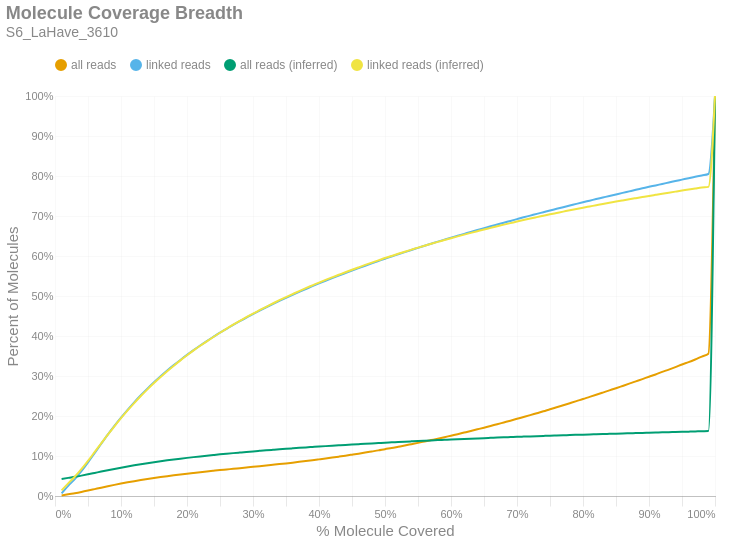

Source (notebook cell):
### Markdown cell above
### Molecule Read Coverage
This chart shows molecule coverage breadth as computed by the number of bases aligned to that molecule. In other words, "*how much of each unique long molecule is actually sequenced/aligned?*" Keep in mind there is a distinction between sequences and alignments, since some sequences belonging to a particular molecule may not align well and wouldn't appear in the alignment data. This chart also shows molecule coverage breadth as computed by the *inferred fragment* from which the aligned sequences originate. Unlike read coverage, this calculation takes into account the total insert size, including unsequenced gaps between the forward and reverse reads. Like the previous figures, these are cumulative percents.

### Code cell
if SKIPLR:
    print_html(f"Skipped")
else:
    binned_df = consolidated_hist(valids['coverage_bp'], mask, 0.01, True)
    binned_df_inf = consolidated_hist(valids['coverage_inserts'], mask, 0.01, True)
    binned_df = binned_df.with_columns(pl.lit(binned_df_inf['all reads (cumsum)']).alias('all reads (inferred)'))
    binned_df = binned_df.with_columns(pl.lit(binned_df_inf['linked reads (cumsum)']).alias('linked reads (inferred)'))
    binned_df = binned_df.with_columns(
        (pl.col('bin').cast(pl.Float64) + 0.01).alias('right_edge')
    )

    with SafeRender(binned_df):
        (
            density_plot(binned_df, 'Molecule Coverage Breadth', samplename, 'molcov', ['all reads (inferred)','linked reads (inferred)'])
            .encode(
                #x=alt.X('bin:Q', title="% Molecule Covered").axis(format = '%').scale(padding=0),
                x=alt.X('right_edge:Q', title="% Molecule Covered").axis(format='%').scale(padding=0),
                y=alt.Y('value:Q', title='Percent of Molecules')
                    .axis(format='%')
                    .stack(False)
                    .scale(domainMin=0, padding=0),
                color=alt.Color("key:N").scale(domain = ["all reads", "linked reads", "all reads (inferred)", "linked reads (inferred)"]),
                tooltip = [
                    alt.Tooltip("key:N", title = "Data Type"),
                    alt.Tooltip("range_label:N", title="% Molecule Covered"),
                    alt.Tooltip("value:Q", format = ".2%", title="% Molecules")
                ]
            )
        ).display()

### Figure 1 — Vega-Lite specification as saved in the notebook (floating-point values rounded to 4 significant figures)
{"width": "container", "height": 400, "config": {"title": {"anchor": "start", "dy": -15, "fontSize": 18, "color": "#888888", "subtitleColor": "#888888", "subtitleFontSize": 14}, "arc": {"fill": "#0072B2"}, "axis": {"domainColor": "#888888", "domainWidth": 0.5, "gridWidth": 0.2, "grid": false, "titleFontWeight": 400, "titleFontSize": 15, "labelFontSize": 11, "labelColor": "#888888", "tickColor": "#888888", "tickWidth": 0.2, "titleColor": "#888888"}, "axisBand": {"grid": false}, "axisX": {"grid": true, "tickSize": 10, "domainCap": "round"}, "axisY": {"domain": false, "grid": true, "tickSize": 0, "domainCap": "round"}, "background": "transparent", "header": {"labelFontSize": 15, "labelColor": "#888888", "titleFontSize": 15, "titleFontWeight": 600, "titleColor": "#888888"}, "legend": {"labelFont": "sans-serif", "labelFontSize": 12, "labelColor": "#888888", "symbolSize": 100, "symbolType": "circle", "titleFontSize": 12, "titlePadding": 10, "titleColor": "#888888", "title": null, "orient": "top"}, "range": {"category": ["#E69F00", "#56B4E9", "#009E73", "#F0E442", "#0072B2", "#D55E00", "#CC79A7", "#000000"], "diverging": ["#cfe8f3", "#a2d4ec", "#73bfe2", "#46abdb", "#1696d2", "#12719e"]}, "area": {"fill": "#0072B2", "fillOpacity": 0.7, "line": true, "strokeOpacity": 0.7}, "line": {"color": "#0072B2", "stroke": "#0072B2", "strokeWidth": 2}, "trail": {"color": "#0072B2", "stroke": "#0072B2", "strokeWidth": 0, "size": 1}, "point": {"filled": true, "fillOpacity": 1.0, "size": 95}, "text": {"color": "#888888", "fontSize": 11, "align": "right", "fontWeight": 400, "size": 11}, "bar": {"fill": "#0072B2", "stroke": null}, "view": {"stroke": null, "continuousWidth": 660, "continuousHeight": 400}}, "data": {"name": "data-43b43ba6545f3eb8e1b36afc91cd2b27"}, "mark": {"type": "line", "interpolate": "monotone", "point": {"opacity": 0, "size": 275}}, "encoding": {"color": {"field": "key", "scale": {"domain": ["all reads", "linked reads", "all reads (inferred)", "linked reads (inferred)"]}, "type": "nominal"}, "tooltip": [{"field": "key", "title": "Data Type", "type": "nominal"}, {"field": "range_label", "title": "% Molecule Covered", "type": "nominal"}, {"field": "value", "format": ".2%", "title": "% Molecules", "type": "quantitative"}], "x": {"axis": {"format": "%"}, "field": "right_edge", "scale": {"padding": 0}, "title": "% Molecule Covered", "type": "quantitative"}, "y": {"axis": {"format": "%"}, "field": "value", "scale": {"domainMin": 0, "padding": 0}, "stack": false, "title": "Percent of Molecules", "type": "quantitative"}}, "params": [{"name": "param_c36ac31b6afebe62", "select": {"type": "point", "fields": ["key"]}, "bind": "legend"}], "title": {"text": "Molecule Coverage Breadth", "subtitle": "S6_LaHave_3610"}, "transform": [{"fold": ["all reads (cumsum)", "linked reads (cumsum)", "all reads (inferred)", "linked reads (inferred)"]}, {"calculate": "replace(datum.key, ' (cumsum)', '')", "as": "key"}, {"filter": {"param": "param_c36ac31b6afebe62"}}], "usermeta": {"embedOptions": {"downloadFileName": "S6_LaHave_3610.molcov"}}, "$schema": "https://vega.github.io/schema/vega-lite/v6.1.0.json", "datasets": {"data-43b43ba6545f3eb8e1b36afc91cd2b27": [{"bin": "0.0", "interval": "0.0-0.01", "all reads": 0.001177, "linked reads": 0.006568, "all reads (cumsum)": 0.001177, "linked reads (cumsum)": 0.006568, "range_label": "0.0-0.01", "all reads (inferred)": 0.04253, "linked reads (inferred)": 0.01399, "right_edge": 0.01}, {"bin": "0.01", "interval": "0.01-0.02", "all reads": 0.003053, "linked reads": 0.01886, "all reads (cumsum)": 0.00423, "linked reads (cumsum)": 0.02543, "range_label": "0.01-0.02", "all reads (inferred)": 0.04534, "linked reads (inferred)": 0.03152, "right_edge": 0.02}, {"bin": "0.02", "interval": "0.02-0.03", "all reads": 0.002728, "linked reads": 0.01701, "all reads (cumsum)": 0.006958, "linked reads (cumsum)": 0.04244, "range_label": "0.02-0.03", "all reads (inferred)": 0.04799, "linked reads (inferred)": 0.04813, "right_edge": 0.03}, {"bin": "0.03", "interval": "0.03-0.04", "all reads": 0.003123, "linked reads": 0.01957, "all reads (cumsum)": 0.01008, "linked reads (cumsum)": 0.06201, "range_label": "0.03-0.04", "all reads (inferred)": 0.05097, "linked reads (inferred)": 0.06703, "right_edge": 0.04}, {"bin": "0.04", "interval": "0.04-0.05", "all reads": 0.003473, "linked reads": 0.02202, "all reads (cumsum)": 0.01355, "linked reads (cumsum)": 0.08403, "range_label": "0.04-0.05", "all reads (inferred)": 0.05424, "linked reads (inferred)": 0.08781, "right_edge": 0.05}, {"bin": "0.05", "interval": "0.05-0.06", "all reads": 0.003652, "linked reads": 0.02319, "all reads (cumsum)": 0.01721, "linked reads (cumsum)": 0.1072, "range_label": "0.05-0.06", "all reads (inferred)": 0.05765, "linked reads (inferred)": 0.1096, "right_edge": 0.06}, {"bin": "0.06", "interval": "0.06-0.07", "all reads": 0.00367, "linked reads": 0.02342, "all reads (cumsum)": 0.02088, "linked reads (cumsum)": 0.1306, "range_label": "0.06-0.07", "all reads (inferred)": 0.06109, "linked reads (inferred)": 0.1316, "right_edge": 0.07}, {"bin": "0.07", "interval": "0.07-0.08", "all reads": 0.003572, "linked reads": 0.02285, "all reads (cumsum)": 0.02445, "linked reads (cumsum)": 0.1535, "range_label": "0.07-0.08", "all reads (inferred)": 0.06446, "linked reads (inferred)": 0.1533, "right_edge": 0.08}, {"bin": "0.08", "interval": "0.08-0.09", "all reads": 0.003387, "linked reads": 0.02165, "all reads (cumsum)": 0.02783, "linked reads (cumsum)": 0.1751, "range_label": "0.08-0.09", "all reads (inferred)": 0.06774, "linked reads (inferred)": 0.1744, "right_edge": 0.09}, {"bin": "0.09", "interval": "0.09-0.1", "all reads": 0.003236, "linked reads": 0.02068, "all reads (cumsum)": 0.03107, "linked reads (cumsum)": 0.1958, "range_label": "0.09-0.1", "all reads (inferred)": 0.07087, "linked reads (inferred)": 0.1946, "right_edge": 0.1}, {"bin": "0.1", "interval": "0.1-0.11", "all reads": 0.003082, "linked reads": 0.01966, "all reads (cumsum)": 0.03415, "linked reads (cumsum)": 0.2155, "range_label": "0.1-0.11", "all reads (inferred)": 0.07388, "linked reads (inferred)": 0.2139, "right_edge": 0.11}, {"bin": "0.11", "interval": "0.11-0.12", "all reads": 0.002933, "linked reads": 0.0187, "all reads (cumsum)": 0.03709, "linked reads (cumsum)": 0.2342, "range_label": "0.11-0.12", "all reads (inferred)": 0.07673, "linked reads (inferred)": 0.2323, "right_edge": 0.12}, {"bin": "0.12", "interval": "0.12-0.13", "all reads": 0.002756, "linked reads": 0.01757, "all reads (cumsum)": 0.03984, "linked reads (cumsum)": 0.2518, "range_label": "0.12-0.13", "all reads (inferred)": 0.07946, "linked reads (inferred)": 0.2498, "right_edge": 0.13}, {"bin": "0.13", "interval": "0.13-0.14", "all reads": 0.002601, "linked reads": 0.01659, "all reads (cumsum)": 0.04244, "linked reads (cumsum)": 0.2684, "range_label": "0.13-0.14", "all reads (inferred)": 0.08207, "linked reads (inferred)": 0.2667, "right_edge": 0.14}, {"bin": "0.14", "interval": "0.14-0.15", "all reads": 0.002482, "linked reads": 0.01583, "all reads (cumsum)": 0.04492, "linked reads (cumsum)": 0.2842, "range_label": "0.14-0.15", "all reads (inferred)": 0.08453, "linked reads (inferred)": 0.2825, "right_edge": 0.15}, {"bin": "0.15", "interval": "0.15-0.16", "all reads": 0.002367, "linked reads": 0.01505, "all reads (cumsum)": 0.04729, "linked reads (cumsum)": 0.2992, "range_label": "0.15-0.16", "all reads (inferred)": 0.08687, "linked reads (inferred)": 0.2975, "right_edge": 0.16}, {"bin": "0.16", "interval": "0.16-0.17", "all reads": 0.002268, "linked reads": 0.0144, "all reads (cumsum)": 0.04956, "linked reads (cumsum)": 0.3136, "range_label": "0.16-0.17", "all reads (inferred)": 0.08912, "linked reads (inferred)": 0.312, "right_edge": 0.17}, {"bin": "0.17", "interval": "0.17-0.18", "all reads": 0.002138, "linked reads": 0.01349, "all reads (cumsum)": 0.0517, "linked reads (cumsum)": 0.3271, "range_label": "0.17-0.18", "all reads (inferred)": 0.09126, "linked reads (inferred)": 0.3258, "right_edge": 0.18}, {"bin": "0.18", "interval": "0.18-0.19", "all reads": 0.002062, "linked reads": 0.013, "all reads (cumsum)": 0.05376, "linked reads (cumsum)": 0.3401, "range_label": "0.18-0.19", "all reads (inferred)": 0.09333, "linked reads (inferred)": 0.3391, "right_edge": 0.19}, {"bin": "0.19", "interval": "0.19-0.2", "all reads": 0.002003, "linked reads": 0.01256, "all reads (cumsum)": 0.05576, "linked reads (cumsum)": 0.3527, "range_label": "0.19-0.2", "all reads (inferred)": 0.09531, "linked reads (inferred)": 0.3518, "right_edge": 0.2}, {"bin": "0.2", "interval": "0.2-0.21", "all reads": 0.001902, "linked reads": 0.01191, "all reads (cumsum)": 0.05767, "linked reads (cumsum)": 0.3646, "range_label": "0.2-0.21", "all reads (inferred)": 0.0972, "linked reads (inferred)": 0.364, "right_edge": 0.21}, {"bin": "0.21", "interval": "0.21-0.22", "all reads": 0.00186, "linked reads": 0.01158, "all reads (cumsum)": 0.05953, "linked reads (cumsum)": 0.3762, "range_label": "0.21-0.22", "all reads (inferred)": 0.099, "linked reads (inferred)": 0.3756, "right_edge": 0.22}, {"bin": "0.22", "interval": "0.22-0.23", "all reads": 0.001789, "linked reads": 0.01108, "all reads (cumsum)": 0.06131, "linked reads (cumsum)": 0.3873, "range_label": "0.22-0.23", "all reads (inferred)": 0.1007, "linked reads (inferred)": 0.3866, "right_edge": 0.23}, {"bin": "0.23", "interval": "0.23-0.24", "all reads": 0.00174, "linked reads": 0.01066, "all reads (cumsum)": 0.06305, "linked reads (cumsum)": 0.3979, "range_label": "0.23-0.24", "all reads (inferred)": 0.1024, "linked reads (inferred)": 0.3975, "right_edge": 0.24}, {"bin": "0.24", "interval": "0.24-0.25", "all reads": 0.001719, "linked reads": 0.01047, "all reads (cumsum)": 0.06477, "linked reads (cumsum)": 0.4084, "range_label": "0.24-0.25", "all reads (inferred)": 0.1041, "linked reads (inferred)": 0.4082, "right_edge": 0.25}, {"bin": "0.25", "interval": "0.25-0.26", "all reads": 0.001604, "linked reads": 0.00963, "all reads (cumsum)": 0.06638, "linked reads (cumsum)": 0.418, "range_label": "0.25-0.26", "all reads (inferred)": 0.1057, "linked reads (inferred)": 0.4183, "right_edge": 0.26}, {"bin": "0.26", "interval": "0.26-0.27", "all reads": 0.001626, "linked reads": 0.009712, "all reads (cumsum)": 0.068, "linked reads (cumsum)": 0.4277, "range_label": "0.26-0.27", "all reads (inferred)": 0.1072, "linked reads (inferred)": 0.4282, "right_edge": 0.27}, {"bin": "0.27", "interval": "0.27-0.28", "all reads": 0.001607, "linked reads": 0.009341, "all reads (cumsum)": 0.06961, "linked reads (cumsum)": 0.4371, "range_label": "0.27-0.28", "all reads (inferred)": 0.1087, "linked reads (inferred)": 0.4377, "right_edge": 0.28}, {"bin": "0.28", "interval": "0.28-0.29", "all reads": 0.001615, "linked reads": 0.009089, "all reads (cumsum)": 0.07123, "linked reads (cumsum)": 0.4462, "range_label": "0.28-0.29", "all reads (inferred)": 0.1101, "linked reads (inferred)": 0.4471, "right_edge": 0.29}, {"bin": "0.29", "interval": "0.29-0.3", "all reads": 0.001622, "linked reads": 0.008725, "all reads (cumsum)": 0.07285, "linked reads (cumsum)": 0.4549, "range_label": "0.29-0.3", "all reads (inferred)": 0.1115, "linked reads (inferred)": 0.456, "right_edge": 0.3}, {"bin": "0.3", "interval": "0.3-0.31", "all reads": 0.001667, "linked reads": 0.008632, "all reads (cumsum)": 0.07451, "linked reads (cumsum)": 0.4635, "range_label": "0.3-0.31", "all reads (inferred)": 0.1129, "linked reads (inferred)": 0.4646, "right_edge": 0.31}, {"bin": "0.31", "interval": "0.31-0.32", "all reads": 0.001698, "linked reads": 0.008318, "all reads (cumsum)": 0.07621, "linked reads (cumsum)": 0.4718, "range_label": "0.31-0.32", "all reads (inferred)": 0.1142, "linked reads (inferred)": 0.4731, "right_edge": 0.32}, {"bin": "0.32", "interval": "0.32-0.33", "all reads": 0.001745, "linked reads": 0.00815, "all reads (cumsum)": 0.07796, "linked reads (cumsum)": 0.48, "range_label": "0.32-0.33", "all reads (inferred)": 0.1155, "linked reads (inferred)": 0.4813, "right_edge": 0.33}, {"bin": "0.33", "interval": "0.33-0.34", "all reads": 0.001751, "linked reads": 0.007825, "all reads (cumsum)": 0.07971, "linked reads (cumsum)": 0.4878, "range_label": "0.33-0.34", "all reads (inferred)": 0.1167, "linked reads (inferred)": 0.4894, "right_edge": 0.34}, {"bin": "0.34", "interval": "0.34-0.35", "all reads": 0.001822, "linked reads": 0.007661, "all reads (cumsum)": 0.08153, "linked reads (cumsum)": 0.4955, "range_label": "0.34-0.35", "all reads (inferred)": 0.118, "linked reads (inferred)": 0.4973, "right_edge": 0.35}, {"bin": "0.35", "interval": "0.35-0.36", "all reads": 0.001876, "linked reads": 0.007518, "all reads (cumsum)": 0.08341, "linked reads (cumsum)": 0.503, "range_label": "0.35-0.36", "all reads (inferred)": 0.1192, "linked reads (inferred)": 0.5049, "right_edge": 0.36}, {"bin": "0.36", "interval": "0.36-0.37", "all reads": 0.001938, "linked reads": 0.007367, "all reads (cumsum)": 0.08534, "linked reads (cumsum)": 0.5104, "range_label": "0.36-0.37", "all reads (inferred)": 0.1203, "linked reads (inferred)": 0.5124, "right_edge": 0.37}, {"bin": "0.37", "interval": "0.37-0.38", "all reads": 0.001984, "linked reads": 0.007148, "all reads (cumsum)": 0.08733, "linked reads (cumsum)": 0.5175, "range_label": "0.37-0.38", "all reads (inferred)": 0.1215, "linked reads (inferred)": 0.5196, "right_edge": 0.38}, {"bin": "0.38", "interval": "0.38-0.39", "all reads": 0.002062, "linked reads": 0.007116, "all reads (cumsum)": 0.08939, "linked reads (cumsum)": 0.5246, "range_label": "0.38-0.39", "all reads (inferred)": 0.1226, "linked reads (inferred)": 0.5266, "right_edge": 0.39}, {"bin": "0.39", "interval": "0.39-0.4", "all reads": 0.002155, "linked reads": 0.006898, "all reads (cumsum)": 0.09155, "linked reads (cumsum)": 0.5315, "range_label": "0.39-0.4", "all reads (inferred)": 0.1236, "linked reads (inferred)": 0.5335, "right_edge": 0.4}, {"bin": "0.4", "interval": "0.4-0.41", "all reads": 0.002185, "linked reads": 0.006636, "all reads (cumsum)": 0.09373, "linked reads (cumsum)": 0.5382, "range_label": "0.4-0.41", "all reads (inferred)": 0.1247, "linked reads (inferred)": 0.5402, "right_edge": 0.41}, {"bin": "0.41", "interval": "0.41-0.42", "all reads": 0.002285, "linked reads": 0.006565, "all reads (cumsum)": 0.09601, "linked reads (cumsum)": 0.5447, "range_label": "0.41-0.42", "all reads (inferred)": 0.1257, "linked reads (inferred)": 0.5467, "right_edge": 0.42}, {"bin": "0.42", "interval": "0.42-0.43", "all reads": 0.002365, "linked reads": 0.0064, "all reads (cumsum)": 0.09838, "linked reads (cumsum)": 0.5511, "range_label": "0.42-0.43", "all reads (inferred)": 0.1267, "linked reads (inferred)": 0.5531, "right_edge": 0.43}, {"bin": "0.43", "interval": "0.43-0.44", "all reads": 0.002413, "linked reads": 0.006282, "all reads (cumsum)": 0.1008, "linked reads (cumsum)": 0.5574, "range_label": "0.43-0.44", "all reads (inferred)": 0.1277, "linked reads (inferred)": 0.5594, "right_edge": 0.44}, {"bin": "0.44", "interval": "0.44-0.45", "all reads": 0.002518, "linked reads": 0.006231, "all reads (cumsum)": 0.1033, "linked reads (cumsum)": 0.5636, "range_label": "0.44-0.45", "all reads (inferred)": 0.1287, "linked reads (inferred)": 0.5656, "right_edge": 0.45}, {"bin": "0.45", "interval": "0.45-0.46", "all reads": 0.002554, "linked reads": 0.006049, "all reads (cumsum)": 0.1059, "linked reads (cumsum)": 0.5697, "range_label": "0.45-0.46", "all reads (inferred)": 0.1296, "linked reads (inferred)": 0.5717, "right_edge": 0.46}, {"bin": "0.46", "interval": "0.46-0.47", "all reads": 0.00265, "linked reads": 0.00594, "all reads (cumsum)": 0.1085, "linked reads (cumsum)": 0.5756, "range_label": "0.46-0.47", "all reads (inferred)": 0.1306, "linked reads (inferred)": 0.5777, "right_edge": 0.47}, {"bin": "0.47", "interval": "0.47-0.48", "all reads": 0.002758, "linked reads": 0.005879, "all reads (cumsum)": 0.1113, "linked reads (cumsum)": 0.5815, "range_label": "0.47-0.48", "all reads (inferred)": 0.1315, "linked reads (inferred)": 0.5835, "right_edge": 0.48}, {"bin": "0.48", "interval": "0.48-0.49", "all reads": 0.002764, "linked reads": 0.005828, "all reads (cumsum)": 0.114, "linked reads (cumsum)": 0.5873, "range_label": "0.48-0.49", "all reads (inferred)": 0.1324, "linked reads (inferred)": 0.5891, "right_edge": 0.49}, {"bin": "0.49", "interval": "0.49-0.5", "all reads": 0.003103, "linked reads": 0.005944, "all reads (cumsum)": 0.1171, "linked reads (cumsum)": 0.5933, "range_label": "0.49-0.5", "all reads (inferred)": 0.1333, "linked reads (inferred)": 0.5949, "right_edge": 0.5}, {"bin": "0.5", "interval": "0.5-0.51", "all reads": 0.002796, "linked reads": 0.005473, "all reads (cumsum)": 0.1199, "linked reads (cumsum)": 0.5987, "range_label": "0.5-0.51", "all reads (inferred)": 0.1341, "linked reads (inferred)": 0.6002, "right_edge": 0.51}, {"bin": "0.51", "interval": "0.51-0.52", "all reads": 0.003148, "linked reads": 0.00555, "all reads (cumsum)": 0.1231, "linked reads (cumsum)": 0.6043, "range_label": "0.51-0.52", "all reads (inferred)": 0.135, "linked reads (inferred)": 0.6055, "right_edge": 0.52}, {"bin": "0.52", "interval": "0.52-0.53", "all reads": 0.003161, "linked reads": 0.005469, "all reads (cumsum)": 0.1262, "linked reads (cumsum)": 0.6098, "range_label": "0.52-0.53", "all reads (inferred)": 0.1358, "linked reads (inferred)": 0.6108, "right_edge": 0.53}, {"bin": "0.53", "interval": "0.53-0.54", "all reads": 0.003265, "linked reads": 0.005325, "all reads (cumsum)": 0.1295, "linked reads (cumsum)": 0.6151, "range_label": "0.53-0.54", "all reads (inferred)": 0.1366, "linked reads (inferred)": 0.6158, "right_edge": 0.54}, {"bin": "0.54", "interval": "0.54-0.55", "all reads": 0.003274, "linked reads": 0.005249, "all reads (cumsum)": 0.1328, "linked reads (cumsum)": 0.6203, "range_label": "0.54-0.55", "all reads (inferred)": 0.1374, "linked reads (inferred)": 0.6209, "right_edge": 0.55}, {"bin": "0.55", "interval": "0.55-0.56", "all reads": 0.003495, "linked reads": 0.005292, "all reads (cumsum)": 0.1363, "linked reads (cumsum)": 0.6256, "range_label": "0.55-0.56", "all reads (inferred)": 0.1382, "linked reads (inferred)": 0.6258, "right_edge": 0.56}, {"bin": "0.56", "interval": "0.56-0.57", "all reads": 0.003523, "linked reads": 0.00511, "all reads (cumsum)": 0.1398, "linked reads (cumsum)": 0.6307, "range_label": "0.56-0.57", "all reads (inferred)": 0.139, "linked reads (inferred)": 0.6306, "right_edge": 0.57}, {"bin": "0.57", "interval": "0.57-0.58", "all reads": 0.003526, "linked reads": 0.005089, "all reads (cumsum)": 0.1433, "linked reads (cumsum)": 0.6358, "range_label": "0.57-0.58", "all reads (inferred)": 0.1397, "linked reads (inferred)": 0.6352, "right_edge": 0.58}, {"bin": "0.58", "interval": "0.58-0.59", "all reads": 0.003686, "linked reads": 0.005019, "all reads (cumsum)": 0.147, "linked reads (cumsum)": 0.6408, "range_label": "0.58-0.59", "all reads (inferred)": 0.1404, "linked reads (inferred)": 0.6398, "right_edge": 0.59}, {"bin": "0.59", "interval": "0.59-0.6", "all reads": 0.003847, "linked reads": 0.005028, "all reads (cumsum)": 0.1509, "linked reads (cumsum)": 0.6459, "range_label": "0.59-0.6", "all reads (inferred)": 0.1412, "linked reads (inferred)": 0.6445, "right_edge": 0.6}, {"bin": "0.6", "interval": "0.6-0.61", "all reads": 0.003737, "linked reads": 0.004755, "all reads (cumsum)": 0.1546, "linked reads (cumsum)": 0.6506, "range_label": "0.6-0.61", "all reads (inferred)": 0.1419, "linked reads (inferred)": 0.649, "right_edge": 0.61}, {"bin": "0.61", "interval": "0.61-0.62", "all reads": 0.003988, "linked reads": 0.004763, "all reads (cumsum)": 0.1586, "linked reads (cumsum)": 0.6554, "range_label": "0.61-0.62", "all reads (inferred)": 0.1426, "linked reads (inferred)": 0.6534, "right_edge": 0.62}, {"bin": "0.62", "interval": "0.62-0.63", "all reads": 0.004004, "linked reads": 0.004794, "all reads (cumsum)": 0.1626, "linked reads (cumsum)": 0.6602, "range_label": "0.62-0.63", "all reads (inferred)": 0.1433, "linked reads (inferred)": 0.6577, "right_edge": 0.63}, {"bin": "0.63", "interval": "0.63-0.64", "all reads": 0.004089, "linked reads": 0.00471, "all reads (cumsum)": 0.1667, "linked reads (cumsum)": 0.6649, "range_label": "0.63-0.64", "all reads (inferred)": 0.144, "linked reads (inferred)": 0.662, "right_edge": 0.64}, {"bin": "0.64", "interval": "0.64-0.65", "all reads": 0.004134, "linked reads": 0.00467, "all reads (cumsum)": 0.1708, "linked reads (cumsum)": 0.6696, "range_label": "0.64-0.65", "all reads (inferred)": 0.1447, "linked reads (inferred)": 0.6663, "right_edge": 0.65}, {"bin": "0.65", "interval": "0.65-0.66", "all reads": 0.004408, "linked reads": 0.004732, "all reads (cumsum)": 0.1752, "linked reads (cumsum)": 0.6743, "range_label": "0.65-0.66", "all reads (inferred)": 0.1453, "linked reads (inferred)": 0.6704, "right_edge": 0.66}, {"bin": "0.66", "interval": "0.66-0.67", "all reads": 0.004241, "linked reads": 0.004478, "all reads (cumsum)": 0.1795, "linked reads (cumsum)": 0.6788, "range_label": "0.66-0.67", "all reads (inferred)": 0.146, "linked reads (inferred)": 0.6744, "right_edge": 0.67}, {"bin": "0.67", "interval": "0.67-0.68", "all reads": 0.004424, "linked reads": 0.004534, "all reads (cumsum)": 0.1839, "linked reads (cumsum)": 0.6833, "range_label": "0.67-0.68", "all reads (inferred)": 0.1466, "linked reads (inferred)": 0.6784, "right_edge": 0.68}, {"bin": "0.68", "interval": "0.68-0.69", "all reads": 0.0044, "linked reads": 0.004348, "all reads (cumsum)": 0.1883, "linked reads (cumsum)": 0.6877, "range_label": "0.68-0.69", "all reads (inferred)": 0.1472, "linked reads (inferred)": 0.6822, "right_edge": 0.69}, {"bin": "0.69", "interval": "0.69-0.7", "all reads": 0.004647, "linked reads": 0.004523, "all reads (cumsum)": 0.1929, "linked reads (cumsum)": 0.6922, "range_label": "0.69-0.7", "all reads (inferred)": 0.1479, "linked reads (inferred)": 0.6861, "right_edge": 0.7}, {"bin": "0.7", "interval": "0.7-0.71", "all reads": 0.004598, "linked reads": 0.004472, "all reads (cumsum)": 0.1975, "linked reads (cumsum)": 0.6967, "range_label": "0.7-0.71", "all reads (inferred)": 0.1485, "linked reads (inferred)": 0.6899, "right_edge": 0.71}, {"bin": "0.71", "interval": "0.71-0.72", "all reads": 0.004667, "linked reads": 0.004307, "all reads (cumsum)": 0.2022, "linked reads (cumsum)": 0.701, "range_label": "0.71-0.72", "all reads (inferred)": 0.1491, "linked reads (inferred)": 0.6936, "right_edge": 0.72}, {"bin": "0.72", "interval": "0.72-0.73", "all reads": 0.004846, "linked reads": 0.004398, "all reads (cumsum)": 0.207, "linked reads (cumsum)": 0.7054, "range_label": "0.72-0.73", "all reads (inferred)": 0.1496, "linked reads (inferred)": 0.6972, "right_edge": 0.73}, {"bin": "0.73", "interval": "0.73-0.74", "all reads": 0.004768, "linked reads": 0.004242, "all reads (cumsum)": 0.2118, "linked reads (cumsum)": 0.7096, "range_label": "0.73-0.74", "all reads (inferred)": 0.1502, "linked reads (inferred)": 0.7007, "right_edge": 0.74}, {"bin": "0.74", "interval": "0.74-0.75", "all reads": 0.005115, "linked reads": 0.004286, "all reads (cumsum)": 0.2169, "linked reads (cumsum)": 0.7139, "range_label": "0.74-0.75", "all reads (inferred)": 0.1508, "linked reads (inferred)": 0.7042, "right_edge": 0.75}, {"bin": "0.75", "interval": "0.75-0.76", "all reads": 0.004881, "linked reads": 0.004055, "all reads (cumsum)": 0.2218, "linked reads (cumsum)": 0.7179, "range_label": "0.75-0.76", "all reads (inferred)": 0.1513, "linked reads (inferred)": 0.7076, "right_edge": 0.76}, {"bin": "0.76", "interval": "0.76-0.77", "all reads": 0.005058, "linked reads": 0.004083, "all reads (cumsum)": 0.2269, "linked reads (cumsum)": 0.722, "range_label": "0.76-0.77", "all reads (inferred)": 0.1518, "linked reads (inferred)": 0.7109, "right_edge": 0.77}, {"bin": "0.77", "interval": "0.77-0.78", "all reads": 0.005098, "linked reads": 0.004136, "all reads (cumsum)": 0.232, "linked reads (cumsum)": 0.7262, "range_label": "0.77-0.78", "all reads (inferred)": 0.1524, "linked reads (inferred)": 0.7143, "right_edge": 0.78}, {"bin": "0.78", "interval": "0.78-0.79", "all reads": 0.005179, "linked reads": 0.004174, "all reads (cumsum)": 0.2371, "linked reads (cumsum)": 0.7303, "range_label": "0.78-0.79", "all reads (inferred)": 0.1529, "linked reads (inferred)": 0.7175, "right_edge": 0.79}, {"bin": "0.79", "interval": "0.79-0.8", "all reads": 0.00547, "linked reads": 0.004104, "all reads (cumsum)": 0.2426, "linked reads (cumsum)": 0.7344, "range_label": "0.79-0.8", "all reads (inferred)": 0.1534, "linked reads (inferred)": 0.7207, "right_edge": 0.8}, {"bin": "0.8", "interval": "0.8-0.81", "all reads": 0.005116, "linked reads": 0.003909, "all reads (cumsum)": 0.2477, "linked reads (cumsum)": 0.7383, "range_label": "0.8-0.81", "all reads (inferred)": 0.1539, "linked reads (inferred)": 0.7239, "right_edge": 0.81}, {"bin": "0.81", "interval": "0.81-0.82", "all reads": 0.005339, "linked reads": 0.003981, "all reads (cumsum)": 0.2531, "linked reads (cumsum)": 0.7423, "range_label": "0.81-0.82", "all reads (inferred)": 0.1544, "linked reads (inferred)": 0.727, "right_edge": 0.82}, {"bin": "0.82", "interval": "0.82-0.83", "all reads": 0.005452, "linked reads": 0.003892, "all reads (cumsum)": 0.2585, "linked reads (cumsum)": 0.7462, "range_label": "0.82-0.83", "all reads (inferred)": 0.1549, "linked reads (inferred)": 0.7301, "right_edge": 0.83}, {"bin": "0.83", "interval": "0.83-0.84", "all reads": 0.005501, "linked reads": 0.003939, "all reads (cumsum)": 0.264, "linked reads (cumsum)": 0.7502, "range_label": "0.83-0.84", "all reads (inferred)": 0.1554, "linked reads (inferred)": 0.7331, "right_edge": 0.84}, {"bin": "0.84", "interval": "0.84-0.85", "all reads": 0.005473, "linked reads": 0.0038, "all reads (cumsum)": 0.2695, "linked reads (cumsum)": 0.754, "range_label": "0.84-0.85", "all reads (inferred)": 0.1559, "linked reads (inferred)": 0.7361, "right_edge": 0.85}, {"bin": "0.85", "interval": "0.85-0.86", "all reads": 0.005657, "linked reads": 0.003802, "all reads (cumsum)": 0.2751, "linked reads (cumsum)": 0.7578, "range_label": "0.85-0.86", "all reads (inferred)": 0.1564, "linked reads (inferred)": 0.739, "right_edge": 0.86}, {"bin": "0.86", "interval": "0.86-0.87", "all reads": 0.005677, "linked reads": 0.003843, "all reads (cumsum)": 0.2808, "linked reads (cumsum)": 0.7616, "range_label": "0.86-0.87", "all reads (inferred)": 0.1569, "linked reads (inferred)": 0.7418, "right_edge": 0.87}, {"bin": "0.87", "interval": "0.87-0.88", "all reads": 0.005755, "linked reads": 0.003831, "all reads (cumsum)": 0.2866, "linked reads (cumsum)": 0.7654, "range_label": "0.87-0.88", "all reads (inferred)": 0.1573, "linked reads (inferred)": 0.7447, "right_edge": 0.88}, {"bin": "0.88", "interval": "0.88-0.89", "all reads": 0.005712, "linked reads": 0.003715, "all reads (cumsum)": 0.2923, "linked reads (cumsum)": 0.7692, "range_label": "0.88-0.89", "all reads (inferred)": 0.1578, "linked reads (inferred)": 0.7475, "right_edge": 0.89}, {"bin": "0.89", "interval": "0.89-0.9", "all reads": 0.005942, "linked reads": 0.003773, "all reads (cumsum)": 0.2982, "linked reads (cumsum)": 0.7729, "range_label": "0.89-0.9", "all reads (inferred)": 0.1582, "linked reads (inferred)": 0.7503, "right_edge": 0.9}, {"bin": "0.9", "interval": "0.9-0.91", "all reads": 0.005657, "linked reads": 0.003518, "all reads (cumsum)": 0.3039, "linked reads (cumsum)": 0.7764, "range_label": "0.9-0.91", "all reads (inferred)": 0.1587, "linked reads (inferred)": 0.7529, "right_edge": 0.91}, {"bin": "0.91", "interval": "0.91-0.92", "all reads": 0.006452, "linked reads": 0.003696, "all reads (cumsum)": 0.3103, "linked reads (cumsum)": 0.7801, "range_label": "0.91-0.92", "all reads (inferred)": 0.1591, "linked reads (inferred)": 0.7556, "right_edge": 0.92}, {"bin": "0.92", "interval": "0.92-0.93", "all reads": 0.005629, "linked reads": 0.003586, "all reads (cumsum)": 0.316, "linked reads (cumsum)": 0.7837, "range_label": "0.92-0.93", "all reads (inferred)": 0.1596, "linked reads (inferred)": 0.7583, "right_edge": 0.93}, {"bin": "0.93", "interval": "0.93-0.94", "all reads": 0.006165, "linked reads": 0.003634, "all reads (cumsum)": 0.3221, "linked reads (cumsum)": 0.7874, "range_label": "0.93-0.94", "all reads (inferred)": 0.16, "linked reads (inferred)": 0.7609, "right_edge": 0.94}, {"bin": "0.94", "interval": "0.94-0.95", "all reads": 0.006709, "linked reads": 0.003559, "all reads (cumsum)": 0.3288, "linked reads (cumsum)": 0.7909, "range_label": "0.94-0.95", "all reads (inferred)": 0.1605, "linked reads (inferred)": 0.7635, "right_edge": 0.95}, {"bin": "0.95", "interval": "0.95-0.96", "all reads": 0.005759, "linked reads": 0.003573, "all reads (cumsum)": 0.3346, "linked reads (cumsum)": 0.7945, "range_label": "0.95-0.96", "all reads (inferred)": 0.1609, "linked reads (inferred)": 0.7661, "right_edge": 0.96}, {"bin": "0.96", "interval": "0.96-0.97", "all reads": 0.006662, "linked reads": 0.003483, "all reads (cumsum)": 0.3413, "linked reads (cumsum)": 0.798, "range_label": "0.96-0.97", "all reads (inferred)": 0.1614, "linked reads (inferred)": 0.7687, "right_edge": 0.97}, {"bin": "0.97", "interval": "0.97-0.98", "all reads": 0.007362, "linked reads": 0.003474, "all reads (cumsum)": 0.3486, "linked reads (cumsum)": 0.8014, "range_label": "0.97-0.98", "all reads (inferred)": 0.1619, "linked reads (inferred)": 0.7713, "right_edge": 0.98}, {"bin": "0.98", "interval": "0.98-0.99", "all reads": 0.006863, "linked reads": 0.003583, "all reads (cumsum)": 0.3555, "linked reads (cumsum)": 0.805, "range_label": "0.98-0.99", "all reads (inferred)": 0.1623, "linked reads (inferred)": 0.7728, "right_edge": 0.99}, {"bin": "0.99", "interval": "0.99-1.0", "all reads": 0.6445, "linked reads": 0.195, "all reads (cumsum)": 1.0, "linked reads (cumsum)": 1.0, "range_label": "0.99-1.0", "all reads (inferred)": 1.0, "linked reads (inferred)": 1.0, "right_edge": 1.0}]}}
